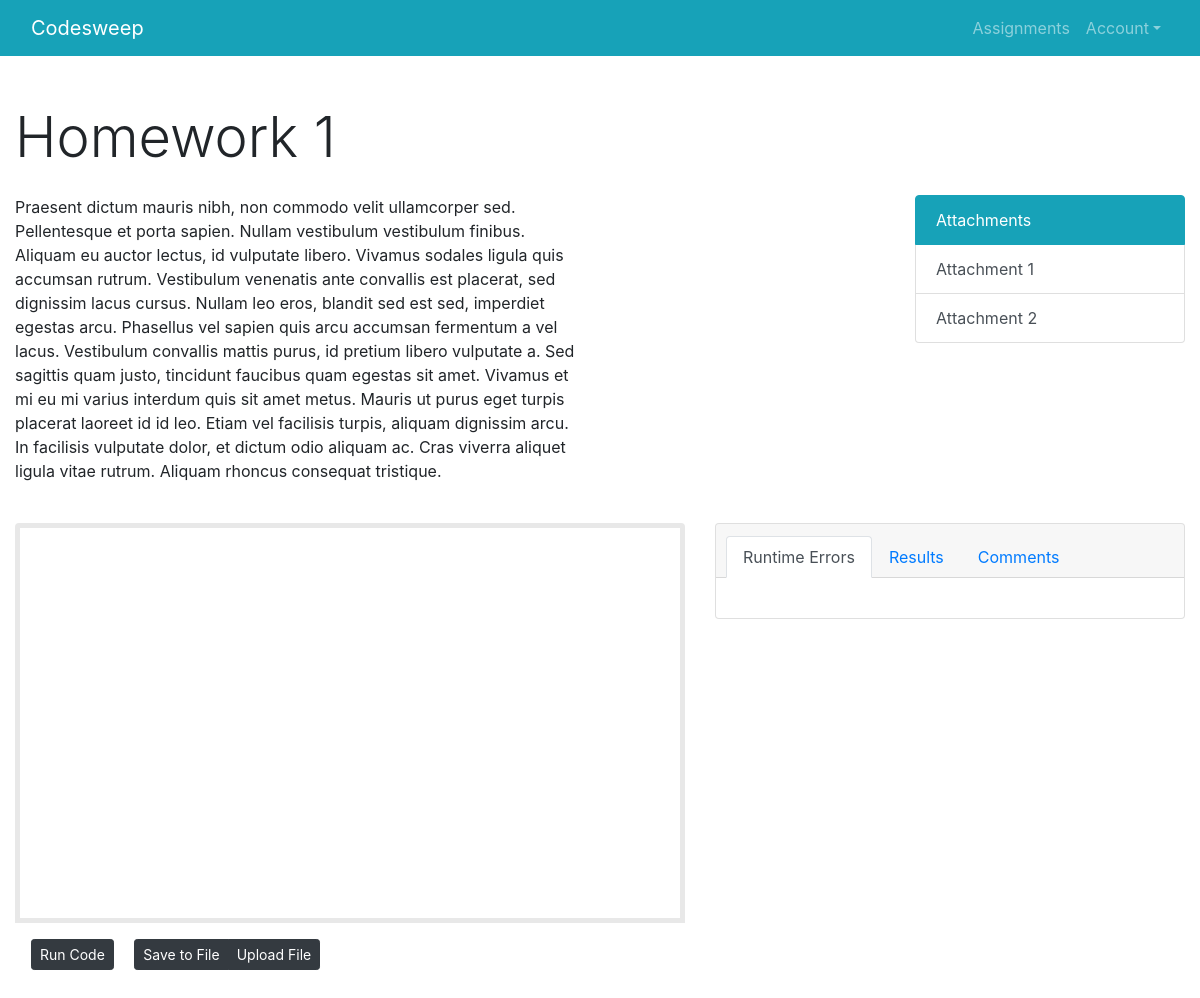
The page /assignments/homework-1/ (signed in) on the database its author committed.
### mainapp/models.py (models this page shows, shortened)
class Assignment(models.Model):
    title = models.CharField(max_length=128, unique=True)
    points = models.IntegerField(default=0, blank=True)
    description = models.TextField(blank=True)
    date_due = models.DateField(blank=True)
    time_due = models.TimeField(blank=True)
    inputs = models.TextField()
    outputs = models.TextField()
    function_definition = models.CharField(max_length=128)
    comment_to_code_ratio = models.IntegerField(default=0, blank=True,
                    help_text="This number represents the percentage of \
                    characters that are within comments, compared to the \
                    entire body of code")
    slug = models.SlugField(unique=True)
    course = models.ForeignKey(Course, on_delete=models.CASCADE)
    instruction_file = models.ManyToManyField(InstructionFile, blank=True)

class InstructionFile(models.Model):
    title = models.CharField(max_length=100)
    file = models.FileField(blank=True, null=True,
        upload_to='instructionfiles/%Y/%m/%d')

### mainapp/views.py (the view)
@login_required
def show_assignment(request, assignment_name_slug):
	try:
		context_dict = {}
		assignment = Assignment.objects.get(slug=assignment_name_slug)
		context_dict['assignment'] = assignment
	except Assignment.DoesNotExist:
		context_dict['assignment'] = None
	return render(request, 'mainapp/projectpage.html', context_dict)

### templates/mainapp/projectpage.html (shortened to what this page needs)
<!doctype html>
{% load staticfiles %}
<html lang="en">
<head>
    <link rel="stylesheet" href="../../static/css/bootstrap.css">
    <link rel="stylesheet" href="../../static/css/bootstrap-grid.css">
    <link rel="stylesheet" href="../../static/css/bootstrap-reboot.css">
    <link rel="stylesheet" type="text/css" href="../../static/css/styles.css">
</head>
<body>
    <nav class="navbar navbar-expand-md navbar-dark bg-info">
        <div class="container">
            <a href="/assignments/" class="navbar-brand">Codesweep</a>
            <div class="navbar-collapse collapse justify-content-stretch" id="navbar7">
                <ul class="navbar-nav ml-auto">
                    <li class="nav-item">
                        <a class="nav-link" href="/assignments/">Assignments</a>
                    </li>
                    <li class="nav-item dropdown">
                        <a class="nav-link dropdown-toggle" href="#" id="navbarDropdownMenuLink" data-toggle="dropdown" aria-haspopup="true" aria-expanded="false">Account</a>
                    </li>
                </ul>
            </div>
        </div>
    </nav>
    <div class="container mt-5 mb-5">
        <div class="row justify-content-start">
            <div class="col col-lg-6">
                <h1 class="display-4">{{ assignment.title }}</h1>
            </div>
        </div>
        <div class="row justify-content-between mb-4">
            <div class="col-lg-6">
                {% if assignment.description %}
                <p class="lead">{{ assignment.description|linebreaks }}</p>
                {% endif %}
            </div>
            <div class="col-lg-3 mt-3">
                {% if assignment.instruction_file.all %}
                <div class="list-group">
                    <li class="list-group-item active bg-info border-info">
                        Attachments
                    </li>
                    {% for ifile in assignment.instruction_file.all %}
                    <a href="/media/{{ ifile.file }}" class="list-group-item list-group-item-action">{{ ifile.title }}</a> {% endfor %}
                </div>
                {% endif %}
            </div>
        </div>
        <div class="row justify-content-between">
            <div class="col-md-7  mb-5">
                <div id="editor" class="ace-dawn"></div>
                <div class="btn-group btn-group-sm mt-3 ml-3" role="group">
                    <button id="submit-button" class="btn btn-dark" onclick="this.blur()">Run Code</button>
                </div>
                <div class="btn-group btn-group-sm mt-3 ml-3" role="group">
                    <button id="save-file-button" class="btn btn-dark" onclick="saveTextAsFile();this.blur();">Save to File</button>
                    <button class="btn btn-dark" onclick="fileUpload();this.blur();">
                          Upload File
                      </button>
                </div>
            </div>
            <div class="col-lg-5">
                <div class="card" id="error-card">
                    <div class="card-header">
                        <ul class="nav nav-tabs card-header-tabs">
                            <li class="nav-item">
                                <a class="nav-link active" href="#console" data-toggle="tab" id="console-tab">Runtime Errors</a>
                            </li>
                            <li class="nav-item">
                                <a class="nav-link" href="#outputs" data-toggle="tab" id="outputs-tab">Results</a>
                            </li>
                            <li class="nav-item">
                                <a class="nav-link" href="#comments" data-toggle="tab">Comments</a>
                            </li>
                        </ul>
                    </div>
                    <div class="card-body">
                    </div>
                </div>
            </div>
        </div>
    </div>
</body>
</html>

### static/css/styles.css (style rules this page uses)
#editor { height: 400px; width: 100%; border: 5px solid #E8E8E8; border-radius: 4px 4px 0 0; }

### rows shown on the page
Assignment: title "Homework 1", description "Praesent dictum mauris nibh, non commodo velit ullamcorper sed. Pellentesque et porta sapien. Nullam vestibulum vestibulum finibus. Aliquam eu auctor lectus, id vulputate libero. Vivamus sodales ligula quis accumsan rutrum. Vestibulum venenatis ante convallis est placerat, sed dignissim lacus cursus. Nullam leo eros, blandit sed est sed, imperdiet egestas arcu. Phasellus vel sapien quis arcu accumsan fermentum a vel lacus. Vestibulum convallis mattis purus, id pretium libero vulputate a. Sed sagittis quam justo, tincidunt faucibus quam egestas sit amet. Vivamus et mi eu mi varius interdum quis sit amet metus. Mauris ut purus eget turpis placerat laoreet id id leo. Etiam vel facilisis…"
InstructionFile: title "Attachment 1"
InstructionFile: title "Attachment 2"
